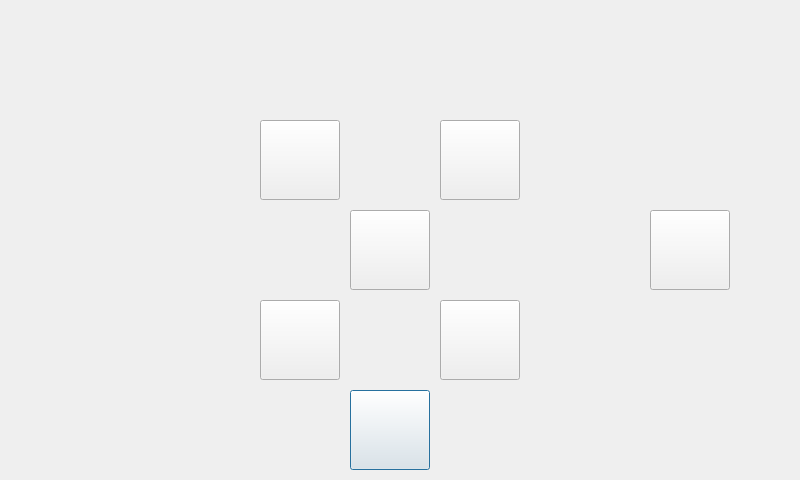
<?xml version="1.0" encoding="UTF-8"?>
<ui version="4.0">
 <class>InterfaceQCM</class>
 <widget class="QDialog" name="InterfaceQCM">
  <property name="geometry">
   <rect>
    <x>0</x>
    <y>0</y>
    <width>800</width>
    <height>480</height>
   </rect>
  </property>
  <property name="windowTitle">
   <string>Dialog</string>
  </property>
  <widget class="QPushButton" name="pushButton3">
   <property name="geometry">
    <rect>
     <x>350</x>
     <y>390</y>
     <width>80</width>
     <height>80</height>
    </rect>
   </property>
   <property name="text">
    <string/>
   </property>
  </widget>
  <widget class="QPushButton" name="pushButton4">
   <property name="geometry">
    <rect>
     <x>260</x>
     <y>300</y>
     <width>80</width>
     <height>80</height>
    </rect>
   </property>
   <property name="text">
    <string/>
   </property>
  </widget>
  <widget class="QPushButton" name="pushButton1">
   <property name="geometry">
    <rect>
     <x>350</x>
     <y>210</y>
     <width>80</width>
     <height>80</height>
    </rect>
   </property>
   <property name="text">
    <string/>
   </property>
  </widget>
  <widget class="QPushButton" name="pushButton2">
   <property name="geometry">
    <rect>
     <x>440</x>
     <y>300</y>
     <width>80</width>
     <height>80</height>
    </rect>
   </property>
   <property name="text">
    <string/>
   </property>
  </widget>
  <widget class="QPushButton" name="pushButtonQuestionSuivante">
   <property name="geometry">
    <rect>
     <x>440</x>
     <y>120</y>
     <width>80</width>
     <height>80</height>
    </rect>
   </property>
   <property name="text">
    <string/>
   </property>
  </widget>
  <widget class="QPushButton" name="pushButtonQuestionPrecedente">
   <property name="geometry">
    <rect>
     <x>260</x>
     <y>120</y>
     <width>80</width>
     <height>80</height>
    </rect>
   </property>
   <property name="text">
    <string/>
   </property>
  </widget>
  <widget class="QPushButton" name="pushButtonEffacerReponse">
   <property name="geometry">
    <rect>
     <x>650</x>
     <y>210</y>
     <width>80</width>
     <height>80</height>
    </rect>
   </property>
   <property name="text">
    <string/>
   </property>
  </widget>
 </widget>
 <resources/>
 <connections/>
</ui>
